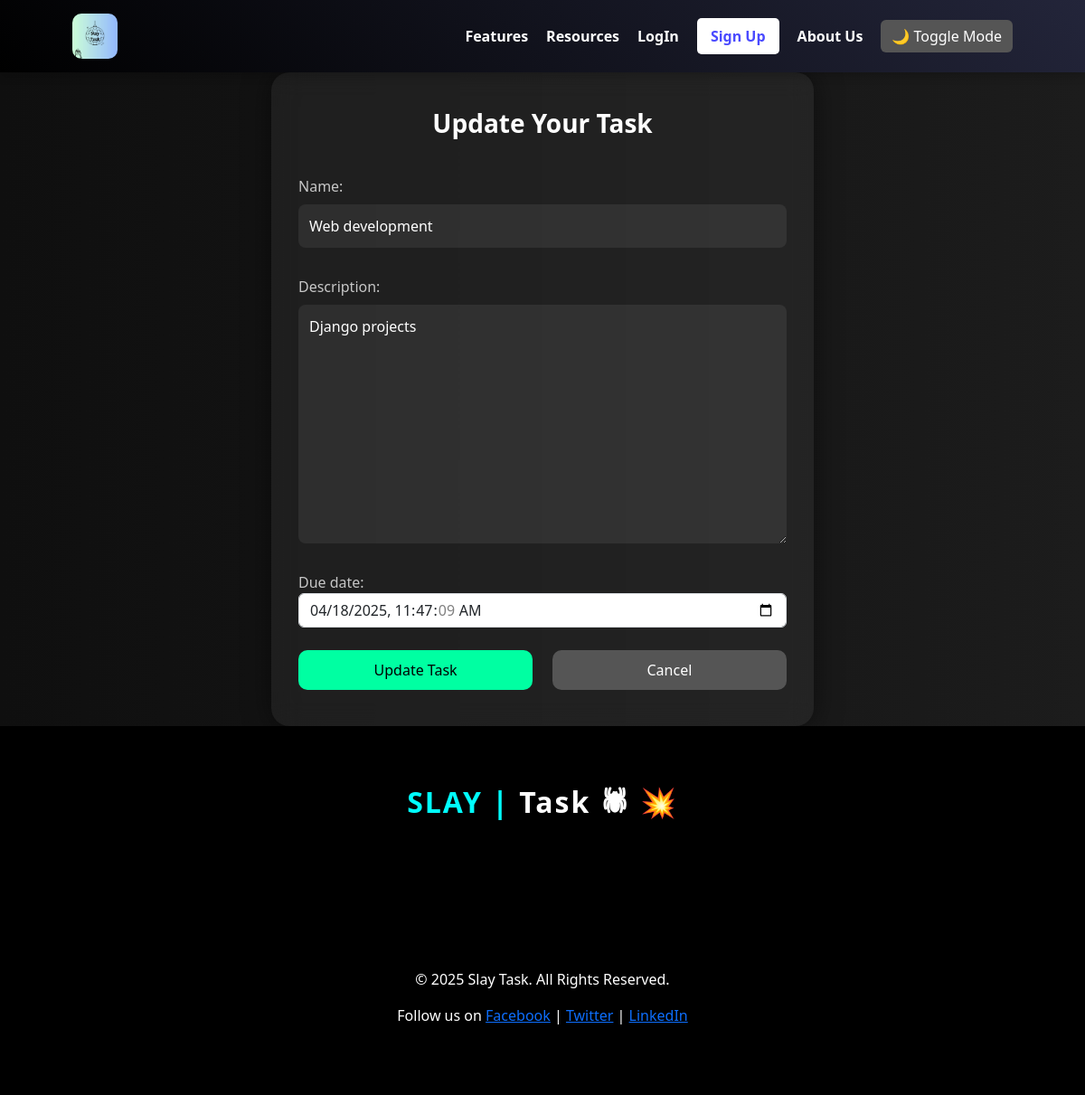
The page /task/update/21/ on the database its author committed.
### beforelogin/models.py (models this page shows, shortened)
class Task(models.Model):
    name = models.CharField(max_length=100, default="Unnamed Task")
    age = models.IntegerField(default=18)
    description = models.TextField()
    created_at = models.DateTimeField(default=timezone.now)
    updated_at = models.DateTimeField(auto_now=True)
    due_date = models.DateTimeField(default=timezone.now)
    status = models.CharField(max_length=50, null=True, blank=True)  # Add the field
    user = models.ForeignKey(User, on_delete=models.CASCADE, related_name="tasks")
    is_completed = models.BooleanField(default=False)

### beforelogin/views.py (the view)
# urls.py: path('task/update/<int:pk>/', views.task_update, name='update_task'),
def task_update(request, pk):
    task = get_object_or_404(Task, pk=pk)
    if request.method == 'POST':
        form = TaskForm(request.POST, instance=task)
        if form.is_valid():
            form.save()  # Save the updated task
            return redirect('dashboard')  # Redirect to the dashboard
    else:
        form = TaskForm(instance=task)  # Prepopulate the form with the task data
    return render(request, 'update_task.html', {'form': form, 'task': task})

### beforelogin/forms.py
class TaskForm(forms.ModelForm):
    class Meta:
        model = Task
        fields = ['name', 'description', 'due_date']
        widgets = {
            'due_date': forms.DateTimeInput(attrs={'type': 'datetime-local', 'class': 'form-control'}),
        }
    def __init__(self, *args, **kwargs):
        super(TaskForm, self).__init__(*args, **kwargs)
        self.fields['name'].widget.attrs.update({'class': 'form-control'})
        self.fields['description'].widget.attrs.update({'class': 'form-control'})

### beforelogin/templates/update_task.html (shortened to what this page needs)
{% extends 'home.html' %}
{% block main_block %}
<div class="update-task-wrapper">
  <div class="glass-card">
    <h2>Update Your Task</h2>
    <form method="POST">
      {{ form.as_p }}
      <div class="action-buttons">
        <button type="submit" class="btn btn-success">Update Task</button>
        <a href="{% url 'dashboard' %}" class="btn btn-secondary">Cancel</a>
      </div>
    </form>
  </div>
</div>
{% endblock %}

### beforelogin/templates/home.html (style rules this page uses)
body { font-family: 'Segoe UI', sans-serif; transition: background 0.4s ease, color 0.4s ease; overflow-x: hidden; }
.dark-mode { background-color: #121212; color: #fff; }
:root { --theme-color: #0077cc; }

### beforelogin/templates/update_task.html (style rules this page uses)
body { background-color: #0d0d0d; }
.update-task-wrapper { display: flex; justify-content: center; align-items: center; padding-top: 80px; min-height: 100vh; background: linear-gradient(to right, #0f0f0f, #1c1c1c); }
.glass-card { background: rgba(255, 255, 255, 0.05); backdrop-filter: blur(14px); -webkit-backdrop-filter: blur(14px); border-radius: 20px; padding: 40px 30px; width: 100%; max-width: 600px; box-shadow: 0 0 30px rgba(0, 0, 0, 0.5); color: white; animation: slideIn 0.6s ease-in-out; }
.glass-card h2 { text-align: center; margin-bottom: 25px; font-weight: 600; color: #fff; font-size: 28px; }
.glass-card label { color: #c7c7c7; font-weight: 500; margin-top: 15px; }
.glass-card input[type="text"], .glass-card textarea, .glass-card select { background-color: rgba(255, 255, 255, 0.07); border: none; color: #fff; border-radius: 8px; width: 100%; padding: 12px; margin-top: 8px; margin-bottom: 16px; }
.action-buttons { display: flex; justify-content: space-between; margin-top: 25px; }
.action-buttons .btn { width: 48%; font-weight: 500; font-size: 16px; border-radius: 10px; padding: 10px; }
.btn-success { background-color: #00ffa2; border: none; color: #000; }
.btn-secondary { background-color: #555; border: none; }

### rows shown on the page
Task: name "Web development", description "Django projects", due_date "04/18/2025 11:47:09"
